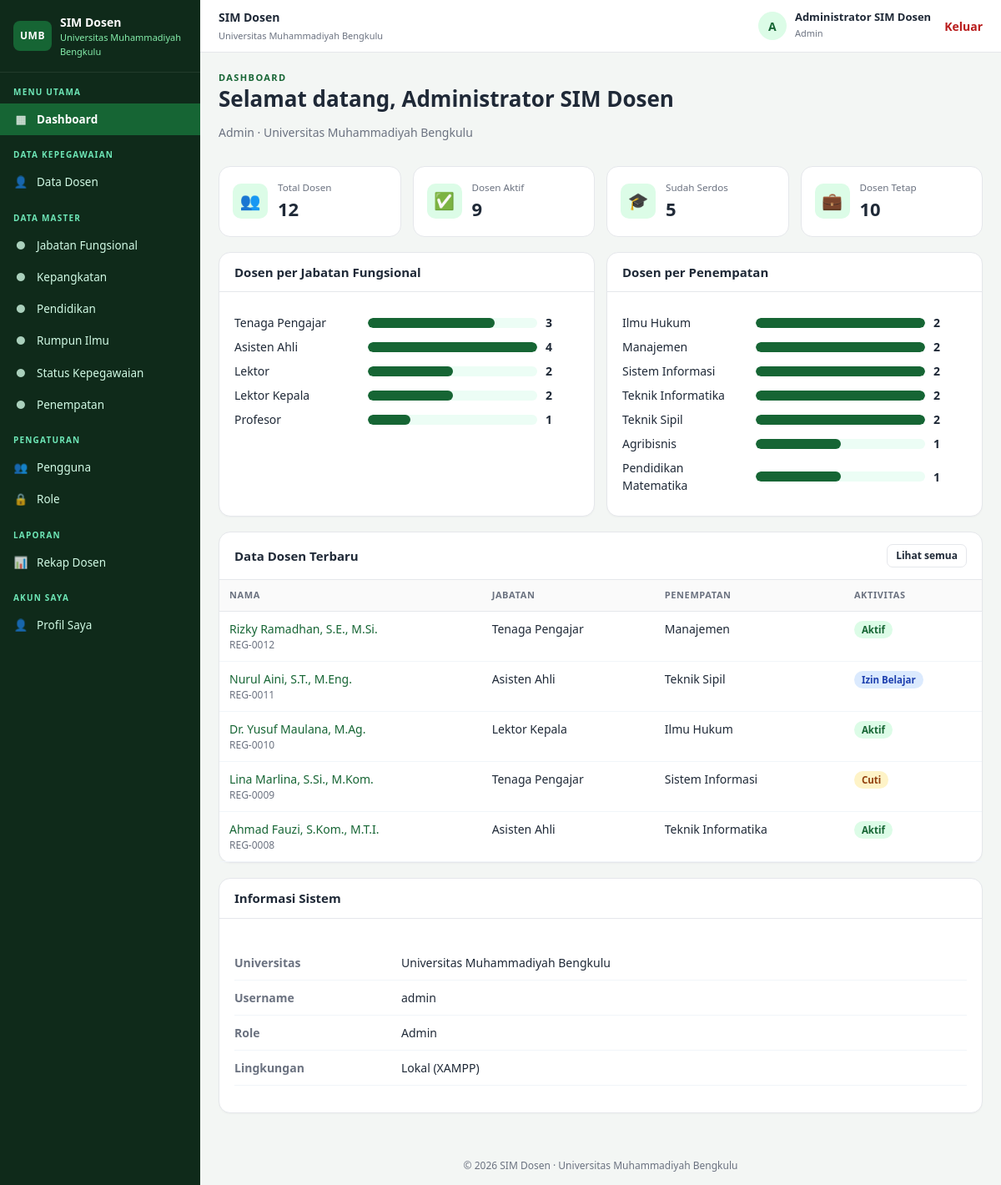
Page /dashboard.php (signed in) on the committed database.
### tables this page shows
CREATE TABLE `dosen` (
  `id_dosen` INT UNSIGNED NOT NULL AUTO_INCREMENT,
  `nomor_registrasi` VARCHAR(30) NOT NULL,
  `nuptk` VARCHAR(20) DEFAULT NULL,
  `nama` VARCHAR(150) NOT NULL,
  `nip` VARCHAR(25) DEFAULT NULL,
  `id_jabatan` INT UNSIGNED DEFAULT NULL,
  `id_pangkat` INT UNSIGNED DEFAULT NULL,
  `id_pendidikan` INT UNSIGNED DEFAULT NULL,
  `id_rumpun` INT UNSIGNED DEFAULT NULL,
  `status_serdos` ENUM('Sudah','Belum') NOT NULL DEFAULT 'Belum',
  `id_status` INT UNSIGNED DEFAULT NULL,
  `ikatan_kerja` ENUM('Dosen Tetap','Dosen Tidak Tetap') NOT NULL DEFAULT 'Dosen Tetap',
  `status_aktivitas` ENUM('Aktif','Cuti','Tugas Belajar','Izin Belajar','Pensiun') NOT NULL DEFAULT 'Aktif',
  `id_penempatan` INT UNSIGNED DEFAULT NULL,
  `created_at` TIMESTAMP NOT NULL DEFAULT CURRENT_TIMESTAMP,
  `updated_at` TIMESTAMP NOT NULL DEFAULT CURRENT_TIMESTAMP ON UPDATE CURRENT_TIMESTAMP,
  PRIMARY KEY (`id_dosen`),
  UNIQUE KEY `uq_nomor_registrasi` (`nomor_registrasi`),
  KEY `idx_nama` (`nama`),
  KEY `fk_dosen_jabatan` (`id_jabatan`),
  KEY `fk_dosen_pangkat` (`id_pangkat`),
  KEY `fk_dosen_pendidikan` (`id_pendidikan`),
  KEY `fk_dosen_rumpun` (`id_rumpun`),
  KEY `fk_dosen_status` (`id_status`),
  KEY `fk_dosen_penempatan` (`id_penempatan`),
  CONSTRAINT `fk_dosen_jabatan` FOREIGN KEY (`id_jabatan`) REFERENCES `jabatan_fungsional` (`id_jabatan`) ON DELETE RESTRICT ON UPDATE CASCADE,
  CONSTRAINT `fk_dosen_pangkat` FOREIGN KEY (`id_pangkat`) REFERENCES `kepangkatan` (`id_pangkat`) ON DELETE RESTRICT ON UPDATE CASCADE,
  CONSTRAINT `fk_dosen_pendidikan` FOREIGN KEY (`id_pendidikan`) REFERENCES `pendidikan` (`id_pendidikan`) ON DELETE RESTRICT ON UPDATE CASCADE,
  CONSTRAINT `fk_dosen_rumpun` FOREIGN KEY (`id_rumpun`) REFERENCES `rumpun_ilmu` (`id_rumpun`) ON DELETE RESTRICT ON UPDATE CASCADE,
  CONSTRAINT `fk_dosen_status` FOREIGN KEY (`id_status`) REFERENCES `status_kepegawaian` (`id_status`) ON DELETE RESTRICT ON UPDATE CASCADE,
  CONSTRAINT `fk_dosen_penempatan` FOREIGN KEY (`id_penempatan`) REFERENCES `penempatan` (`id_penempatan`) ON DELETE RESTRICT ON UPDATE CASCADE
);

CREATE TABLE `jabatan_fungsional` (
  `id_jabatan` INT UNSIGNED NOT NULL AUTO_INCREMENT,
  `nama_jabatan` VARCHAR(80) NOT NULL,
  `aktif` TINYINT(1) NOT NULL DEFAULT 1,
  PRIMARY KEY (`id_jabatan`),
  UNIQUE KEY `uq_nama_jabatan` (`nama_jabatan`)
);

CREATE TABLE `penempatan` (
  `id_penempatan` INT UNSIGNED NOT NULL AUTO_INCREMENT,
  `nama_penempatan` VARCHAR(120) NOT NULL,
  `aktif` TINYINT(1) NOT NULL DEFAULT 1,
  PRIMARY KEY (`id_penempatan`),
  UNIQUE KEY `uq_nama_penempatan` (`nama_penempatan`)
);

### includes/auth.php (called while the page is built, shortened)
<?php
function role_perms()
{
    return array(
        'admin' => array('dosen.view', 'dosen.create', 'dosen.edit', 'dosen.delete', 'master.view', 'master.manage',
            'pengguna.manage', 'roles.manage', 'laporan.view', 'profil.self'),
        'operator' => array('dosen.view', 'dosen.create', 'dosen.edit', 'dosen.delete', 'master.view', 'master.manage',
            'laporan.view', 'profil.self'),
        'pimpinan' => array('dosen.view', 'master.view', 'laporan.view', 'profil.self'),
        'dosen' => array('profil.self'),
    );
}
function current_user()
{
    return isset($_SESSION['user']) ? $_SESSION['user'] : null;
}
function can($perm)
{
    $u = current_user();
    $all = role_perms();
    return isset($all[$u['role']]) && in_array($perm, $all[$u['role']], true);
}

### includes/db.php (called while the page is built, shortened)
<?php
function db()
{
    static $pdo = null;
    if ($pdo !== null) {
        return $pdo;
    }
    $opts = array(
        PDO::ATTR_ERRMODE            => PDO::ERRMODE_EXCEPTION,
        PDO::ATTR_DEFAULT_FETCH_MODE => PDO::FETCH_ASSOC,
        PDO::ATTR_EMULATE_PREPARES   => false,
    );
    foreach (explode(',', DB_PORTS) as $port) {
        try {
            $dsn = 'mysql:host=' . DB_HOST . ';port=' . trim($port) . ';dbname=' . DB_NAME . ';charset=utf8mb4';
            $pdo = new PDO($dsn, DB_USER, DB_PASS, $opts);
            return $pdo;
        } catch (PDOException $e) {
            $last = $e->getMessage();
        }
    }
}

### includes/dosen_lib.php (called while the page is built, shortened)
<?php
function dosen_select_base()
{
    return 'SELECT d.*, j.nama_jabatan, k.nama_pangkat, pd.nama_pendidikan, r.nama_rumpun, s.nama_status, pn.nama_penempatan
            FROM dosen d
            LEFT JOIN jabatan_fungsional j ON j.id_jabatan = d.id_jabatan
            LEFT JOIN kepangkatan k ON k.id_pangkat = d.id_pangkat
            LEFT JOIN pendidikan pd ON pd.id_pendidikan = d.id_pendidikan
            LEFT JOIN rumpun_ilmu r ON r.id_rumpun = d.id_rumpun
            LEFT JOIN status_kepegawaian s ON s.id_status = d.id_status
            LEFT JOIN penempatan pn ON pn.id_penempatan = d.id_penempatan';
}
function dosen_where($flt)
{
    $w = array();
    $p = array();
    return array($w ? ' WHERE ' . implode(' AND ', $w) : '', $p);
}
function dosen_search($flt, $page = 1, $per = 10)
{
    list($where, $p) = dosen_where($flt);
    $st = db()->prepare('SELECT COUNT(*) FROM dosen d' . $where);
    $st->execute($p);
    $total = (int) $st->fetchColumn();
    $sql = dosen_select_base() . $where . ' ORDER BY d.nama ASC';
    $st = db()->prepare($sql);
    $st->execute($p);
    return array($st->fetchAll(), $total);
}

### dashboard.php (the view, shortened to what this page needs)
<?php
require __DIR__ . '/includes/dosen_lib.php';
$active = 'dashboard';
function bars($rows)
{
    $max = 1;
    foreach ($rows as $r) {
        $max = max($max, (int) $r['c']);
    }
    $h = '';
    foreach ($rows as $r) {
        $w = round(((int) $r['c'] / $max) * 100);
        $h .= '<div class="bar-row"><span>' . e($r['n']) . '</span><div class="bar"><i style="width:' . $w . '%"></i></div><strong>' . (int) $r['c'] . '</strong></div>';
    }
    return $h ?: '<p class="muted">Belum ada data.</p>';
}
include __DIR__ . '/includes/header.php';
?>
<div class="page-head"><div><div class="eyebrow">Dashboard</div>
  <h1>Selamat datang, <?= e($u['nama']) ?></h1>
  <p class="muted"><?= e($u['role_nama']) ?> &middot; <?= e(APP_INSTITUSI) ?></p></div></div>
<?php if (can('dosen.view')):
    $s = db()->query("SELECT COUNT(*) t, SUM(status_aktivitas='Aktif') a, SUM(status_serdos='Sudah') s, SUM(ikatan_kerja='Dosen Tetap') tt FROM dosen")->fetch();
    $byJab = db()->query('SELECT j.nama_jabatan n, COUNT(d.id_dosen) c FROM jabatan_fungsional j LEFT JOIN dosen d ON d.id_jabatan = j.id_jabatan GROUP BY j.id_jabatan, j.nama_jabatan ORDER BY j.id_jabatan')->fetchAll();
    $byPen = db()->query('SELECT p.nama_penempatan n, COUNT(d.id_dosen) c FROM penempatan p LEFT JOIN dosen d ON d.id_penempatan = p.id_penempatan GROUP BY p.id_penempatan, p.nama_penempatan ORDER BY c DESC, p.nama_penempatan')->fetchAll();
    list($recent) = dosen_search(array(), 1, 0);
    usort($recent, function ($a, $b) { return $b['id_dosen'] - $a['id_dosen']; });
    $recent = array_slice($recent, 0, 5);
?>
<div class="grid g4" style="margin-bottom:18px">
  <div class="stat"><div class="ico">&#128101;</div><div><small>Total Dosen</small><strong><?= (int) $s['t'] ?></strong></div></div>
  <div class="stat"><div class="ico">&#9989;</div><div><small>Dosen Aktif</small><strong><?= (int) $s['a'] ?></strong></div></div>
  <div class="stat"><div class="ico">&#127891;</div><div><small>Sudah Serdos</small><strong><?= (int) $s['s'] ?></strong></div></div>
  <div class="stat"><div class="ico">&#128188;</div><div><small>Dosen Tetap</small><strong><?= (int) $s['tt'] ?></strong></div></div>
</div>
<div class="grid g2">
  <div class="card"><div class="card-head"><h3>Dosen per Jabatan Fungsional</h3></div><div class="card-body"><?= bars($byJab) ?></div></div>
  <div class="card"><div class="card-head"><h3>Dosen per Penempatan</h3></div><div class="card-body"><?= bars($byPen) ?></div></div>
</div>
<div class="card"><div class="card-head"><h3>Data Dosen Terbaru</h3><a class="btn btn-sm" href="dosen.php">Lihat semua</a></div>
  <div class="table-wrap"><table class="tbl"><thead><tr><th>Nama</th><th>Jabatan</th><th>Penempatan</th><th>Aktivitas</th></tr></thead><tbody>
  <?php foreach ($recent as $d): ?>
    <tr><td><a href="dosen_detail.php?id=<?= (int) $d['id_dosen'] ?>"><?= e($d['nama']) ?></a><span class="sub"><?= e($d['nomor_registrasi']) ?></span></td>
    <td><?= dash($d['nama_jabatan']) ?></td><td><?= dash($d['nama_penempatan']) ?></td><td><?= badge_aktivitas($d['status_aktivitas']) ?></td></tr>
  <?php endforeach; ?>
  </tbody></table></div></div>
<?php endif; ?>
<div class="card"><div class="card-head"><h3>Informasi Sistem</h3></div><div class="card-body">
  <dl class="dl"><dt>Universitas</dt><dd><?= e(APP_INSTITUSI) ?></dd>
  <dt>Username</dt><dd><?= e($u['username']) ?></dd>
  <dt>Role</dt><dd><?= e($u['role_nama']) ?></dd>
  <dt>Lingkungan</dt><dd><?= IS_LOCAL ? 'Lokal (XAMPP)' : 'Hosting' ?></dd></dl>
</div></div>
<?php include __DIR__ . '/includes/footer.php'; ?>

### includes/header.php (shortened to what this page needs)
<?php
$u = current_user();
$active = isset($active) ? $active : '';
function menu_item($href, $label, $key, $active, $icon)
{
    $cls = ($key === $active) ? 'nav-item active' : 'nav-item';
    return '<a class="' . $cls . '" href="' . e($href) . '"><span class="ico">' . $icon . '</span>' . e($label) . '</a>';
}
$masters = array(
    'jabatan_fungsional' => 'Jabatan Fungsional', 'kepangkatan' => 'Kepangkatan', 'pendidikan' => 'Pendidikan',
    'rumpun_ilmu' => 'Rumpun Ilmu', 'status_kepegawaian' => 'Status Kepegawaian', 'penempatan' => 'Penempatan',
);
?><!doctype html>
<html lang="id">
<head>
<link rel="stylesheet" href="assets/style.css">
</head>
<body class="app">
<aside class="sidebar" id="sidebar">
  <div class="brand"><span class="logo">UMB</span><div><strong><?= e(APP_NAME) ?></strong><small><?= e(APP_INSTITUSI) ?></small></div></div>
  <nav>
    <div class="nav-title">Menu Utama</div>
    <?= menu_item('dashboard.php', 'Dashboard', 'dashboard', $active, '&#9638;') ?>
    <?php if (can('dosen.view')): ?>
      <div class="nav-title">Data Kepegawaian</div>
      <?= menu_item('dosen.php', 'Data Dosen', 'dosen', $active, '&#128100;') ?>
    <?php endif; ?>
    <?php if (can('master.view')): ?>
      <div class="nav-title">Data Master</div>
      <?php foreach ($masters as $k => $lbl): ?>
        <?= menu_item('master.php?t=' . $k, $lbl, 'master:' . $k, $active, '&#9679;') ?>
      <?php endforeach; ?>
    <?php endif; ?>
    <?php if (can('pengguna.manage') || can('roles.manage')): ?>
      <div class="nav-title">Pengaturan</div>
      <?php if (can('pengguna.manage')) echo menu_item('pengguna.php', 'Pengguna', 'pengguna', $active, '&#128101;'); ?>
      <?php if (can('roles.manage')) echo menu_item('master.php?t=roles', 'Role', 'master:roles', $active, '&#128274;'); ?>
    <?php endif; ?>
    <?php if (can('laporan.view')): ?>
      <div class="nav-title">Laporan</div>
      <?= menu_item('laporan.php', 'Rekap Dosen', 'laporan', $active, '&#128202;') ?>
    <?php endif; ?>
    <div class="nav-title">Akun Saya</div>
    <?= menu_item('profil.php', 'Profil Saya', 'profil', $active, '&#128100;') ?>
  </nav>
</aside>
<div class="main">
  <header class="topbar">
    <div class="top-title"><strong><?= e(APP_NAME) ?></strong><small><?= e(APP_INSTITUSI) ?></small></div>
    <div class="top-user">
      <span class="avatar"><?= e(strtoupper(substr($u['nama'], 0, 1))) ?></span>
      <div class="who"><strong><?= e($u['nama']) ?></strong><small><?= e($u['role_nama']) ?></small></div>
      <a class="logout" href="logout.php" onclick="return confirm('Apakah Anda yakin ingin keluar?')">Keluar</a>
    </div>
  </header>
  <main class="content">

### includes/helpers.php (shortened to what this page needs)
<?php
function e($v)
{
    return htmlspecialchars((string) $v, ENT_QUOTES, 'UTF-8');
}
function badge($text, $kind = 'gray')
{
    return '<span class="badge badge-' . e($kind) . '">' . e($text) . '</span>';
}
function badge_aktivitas($s)
{
    $map = array('Aktif' => 'green', 'Cuti' => 'amber', 'Tugas Belajar' => 'blue', 'Izin Belajar' => 'blue', 'Pensiun' => 'gray');
    return badge($s, isset($map[$s]) ? $map[$s] : 'gray');
}
function dash($v)
{
    return ($v === null || $v === '') ? '-' : e($v);
}

### includes/footer.php (shortened to what this page needs)
  </main>
  <footer class="foot">&copy; <?= date('Y') ?> <?= e(APP_NAME) ?> &middot; <?= e(APP_INSTITUSI) ?></footer>
</div>
</body>
</html>

### rows in the picture
dosen: nama "Rizky Ramadhan, S.E., M.Si.", nomor_registrasi "REG-0012", id_jabatan.nama_jabatan "Tenaga Pengajar", id_penempatan.nama_penempatan "Manajemen", status_aktivitas "Aktif"
dosen: nama "Nurul Aini, S.T., M.Eng.", nomor_registrasi "REG-0011", id_jabatan.nama_jabatan "Asisten Ahli", id_penempatan.nama_penempatan "Teknik Sipil", status_aktivitas "Izin Belajar"
dosen: nama "Dr. Yusuf Maulana, M.Ag.", nomor_registrasi "REG-0010", id_jabatan.nama_jabatan "Lektor Kepala", id_penempatan.nama_penempatan "Ilmu Hukum", status_aktivitas "Aktif"
dosen: nama "Lina Marlina, S.Si., M.Kom.", nomor_registrasi "REG-0009", id_jabatan.nama_jabatan "Tenaga Pengajar", id_penempatan.nama_penempatan "Sistem Informasi", status_aktivitas "Cuti"
dosen: nama "Ahmad Fauzi, S.Kom., M.T.I.", nomor_registrasi "REG-0008", id_jabatan.nama_jabatan "Asisten Ahli", id_penempatan.nama_penempatan "Teknik Informatika", status_aktivitas "Aktif"

### other values in the picture
APP_NAME "SIM Dosen"
APP_INSTITUSI "Universitas Muhammadiyah Bengkulu"
$icon "▦ 👤 👥 🔒 📊 👤"
$label "Dashboard Data Dosen Pengguna Role Rekap Dosen Profil Saya"
$label "Jabatan Fungsional"
$label "Kepangkatan"
$label "Pendidikan"
$label "Rumpun Ilmu"
$label "Status Kepegawaian"
$label "Penempatan"
substr($u['nama'], 0, 1) "A"
$u['nama'] "Administrator SIM Dosen"
$u['role_nama'] "Admin"
$s['t'] "12"
$s['a'] "9"
